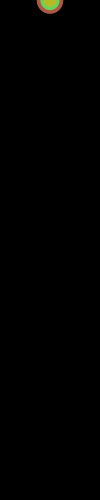
Frame 1 (no input)
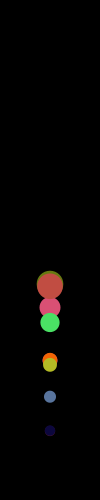
Frame 60 (the mouse pressed at the canvas centre just before this capture)
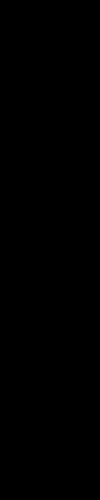
Frame 120 (the mouse held since frame 60 and released just before this capture)

The Processing sketch that drew these frames (run headless with seeded random() and noise(); from frame 60 on, the mouse is pressed at the canvas centre):

// Processing sketch: processing_152241
// ── processing_152241.pde

Mover[] movers =new Mover[10];
PVector gravity,wind,friction;
float c,m;
color col; 
void setup(){
  size(100,500);
  gravity=new PVector(0,0.1);
  friction=new PVector(0,0.01);
  for(int i=0; i<movers.length;i++){
    col=color(random(255),random(255),random(255));
    movers[i]=new Mover(width/2,0,random(1,3),col);
  }
}
void draw(){
  background(0);
  for(int i=0; i<movers.length;i++){
    
    c=0.2;
    friction=movers[i].velocity.get();
    friction.mult(-1);
    friction.normalize();
    friction.mult(c);
    movers[i].applyForce(friction);
    m=movers[i].mass;
    gravity =new PVector(0,0.5*m);
    if(mousePressed){
      wind=new PVector(0,-3);
    movers[i].applyForce(wind);
    }
    
    movers[i].applyForce(gravity);
    movers[i].run();
  }
}
class Mover{
  PVector location,velocity,acceleration,friction;
  float mass;
  float objSize;
  color c;
  Mover(float x,float y,float mass,color c){
    location=new PVector(x,y);
    velocity=new PVector(0,0);
    acceleration=new PVector(0,0);
    this.mass=mass;
    this.objSize=mass*10;
    this.c=c;
  }
  void applyForce(PVector force){
    PVector f=PVector.div(force,mass);
    acceleration.add(f);
  }
  void update(){
    velocity.add(acceleration);
    location.add(velocity);
    acceleration.mult(0);
  }
  void display(){
    noStroke();
    fill(c);
    ellipse(location.x,location.y,objSize,objSize);
  }
  void checkEdges(){
    if(location.x>width-objSize/2){
      location.x=width-objSize/2;
      velocity.x*=-1;
    }else if(location.x<objSize/2){
      location.x=objSize/2;
      velocity.x*=-1;
    }
    if(location.y>height-objSize/2){
      location.y=height-objSize/2;
      velocity.y*=-1;
    }
  }
  void run(){
    this.checkEdges();
    this.update();
    this.display();
  }
}
